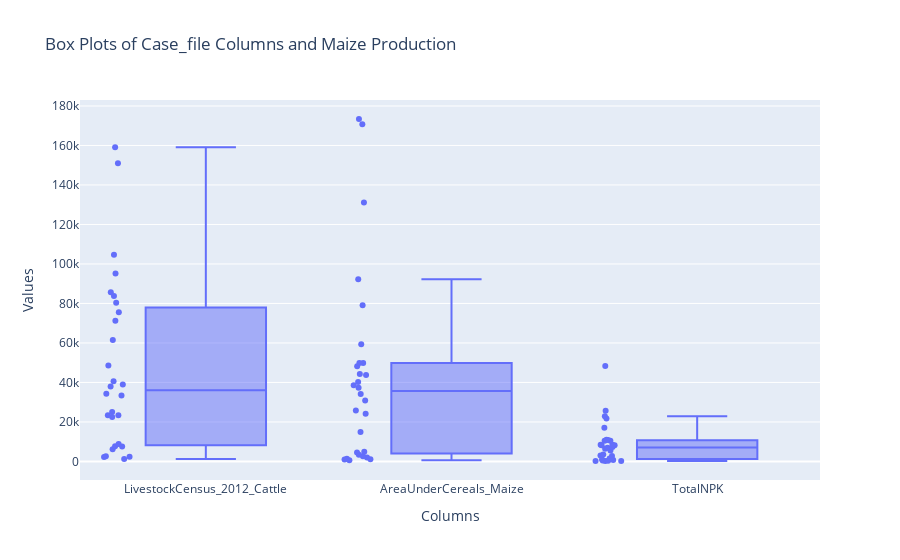

The cell this chart's notebook holds for it:
### Code cell
import plotly.express as px
import pandas as pd

# Melt the DataFrame to a long format for easier plotting
Case_file_melt = Case_file.melt(var_name='Columns', value_name='Values')

# Create box plots for each column
fig = px.box(Case_file_melt, x='Columns', y='Values', title='Box Plots of Case_file Columns and Maize Production',points = "all")

# Show the figure
fig.show()

### Figure 1 — Plotly figure (JSON) as saved in the notebook; plotly's stock layout.template omitted (floating-point values rounded to 4 significant figures)
{"data": [{"alignmentgroup": "True", "boxpoints": "all", "hovertemplate": "Columns=%{x}<br>Values=%{y}<extra></extra>", "legendgroup": "", "marker": {"color": "#636efa"}, "name": "", "notched": false, "offsetgroup": "", "orientation": "v", "showlegend": false, "type": "box", "x": ["LivestockCensus_2012_Cattle", "LivestockCensus_2012_Cattle", "LivestockCensus_2012_Cattle", "LivestockCensus_2012_Cattle", "LivestockCensus_2012_Cattle", "LivestockCensus_2012_Cattle", "LivestockCensus_2012_Cattle", "LivestockCensus_2012_Cattle", "LivestockCensus_2012_Cattle", "LivestockCensus_2012_Cattle", "LivestockCensus_2012_Cattle", "LivestockCensus_2012_Cattle", "LivestockCensus_2012_Cattle", "LivestockCensus_2012_Cattle", "LivestockCensus_2012_Cattle", "LivestockCensus_2012_Cattle", "LivestockCensus_2012_Cattle", "LivestockCensus_2012_Cattle", "LivestockCensus_2012_Cattle", "LivestockCensus_2012_Cattle", "LivestockCensus_2012_Cattle", "LivestockCensus_2012_Cattle", "LivestockCensus_2012_Cattle", "LivestockCensus_2012_Cattle", "LivestockCensus_2012_Cattle", "LivestockCensus_2012_Cattle", "LivestockCensus_2012_Cattle", "LivestockCensus_2012_Cattle", "AreaUnderCereals_Maize", "AreaUnderCereals_Maize", "AreaUnderCereals_Maize", "AreaUnderCereals_Maize", "AreaUnderCereals_Maize", "AreaUnderCereals_Maize", "AreaUnderCereals_Maize", "AreaUnderCereals_Maize", "AreaUnderCereals_Maize", "AreaUnderCereals_Maize", "AreaUnderCereals_Maize", "AreaUnderCereals_Maize", "AreaUnderCereals_Maize", "AreaUnderCereals_Maize", "AreaUnderCereals_Maize", "AreaUnderCereals_Maize", "AreaUnderCereals_Maize", "AreaUnderCereals_Maize", "AreaUnderCereals_Maize", "AreaUnderCereals_Maize", "AreaUnderCereals_Maize", "AreaUnderCereals_Maize", "AreaUnderCereals_Maize", "AreaUnderCereals_Maize", "AreaUnderCereals_Maize", "AreaUnderCereals_Maize", "AreaUnderCereals_Maize", "AreaUnderCereals_Maize", "TotalNPK", "TotalNPK", "TotalNPK", "TotalNPK", "TotalNPK", "TotalNPK", "TotalNPK", "TotalNPK", "TotalNPK", "TotalNPK", "TotalNPK", "TotalNPK", "TotalNPK", "TotalNPK", "TotalNPK", "TotalNPK", "TotalNPK", "TotalNPK", "TotalNPK", "TotalNPK", "TotalNPK", "TotalNPK", "TotalNPK", "TotalNPK", "TotalNPK", "TotalNPK", "TotalNPK", "TotalNPK"], "x0": " ", "xaxis": "x", "y": [2567.0, 25040.0, 7730.0, 83820.0, 85660.0, 2279.0, 71210.0, 104700.0, 37940.0, 40570.0, 151000.0, 7600.0, 8774.0, 61550.0, 80400.0, 159000.0, 48620.0, 75580.0, 33420.0, 34260.0, 95150.0, 22560.0, 23450.0, 2372.0, 6222.0, 1253.0, 38940.0, 23450.0, 1129.0, 14870.0, 1987.0, 92190.0, 173400.0, 640.0, 59380.0, 43830.0, 24210.0, 25830.0, 79060.0, 3448.0, 4892.0, 37280.0, 38570.0, 131200.0, 40210.0, 44300.0, 30900.0, 34160.0, 170700.0, 4576.0, 49870.0, 1382.0, 2634.0, 961.0, 48210.0, 49870.0, 438.2, 3036.0, 222.2, 10900.0, 25700.0, 220.8, 8197.0, 10430.0, 2746.0, 8156.0, 17040.0, 3519.0, 1449.0, 6945.0, 7290.0, 48290.0, 10420.0, 22940.0, 6448.0, 5591.0, 21730.0, 1026.0, 8404.0, 249.4, 710.1, 368.6, 11000.0, 8404.0], "y0": " ", "yaxis": "y"}], "layout": {"boxmode": "group", "legend": {"tracegroupgap": 0}, "title": {"text": "Box Plots of Case_file Columns and Maize Production"}, "xaxis": {"anchor": "y", "domain": [0, 1], "title": {"text": "Columns"}}, "yaxis": {"anchor": "x", "domain": [0, 1], "title": {"text": "Values"}}}}
